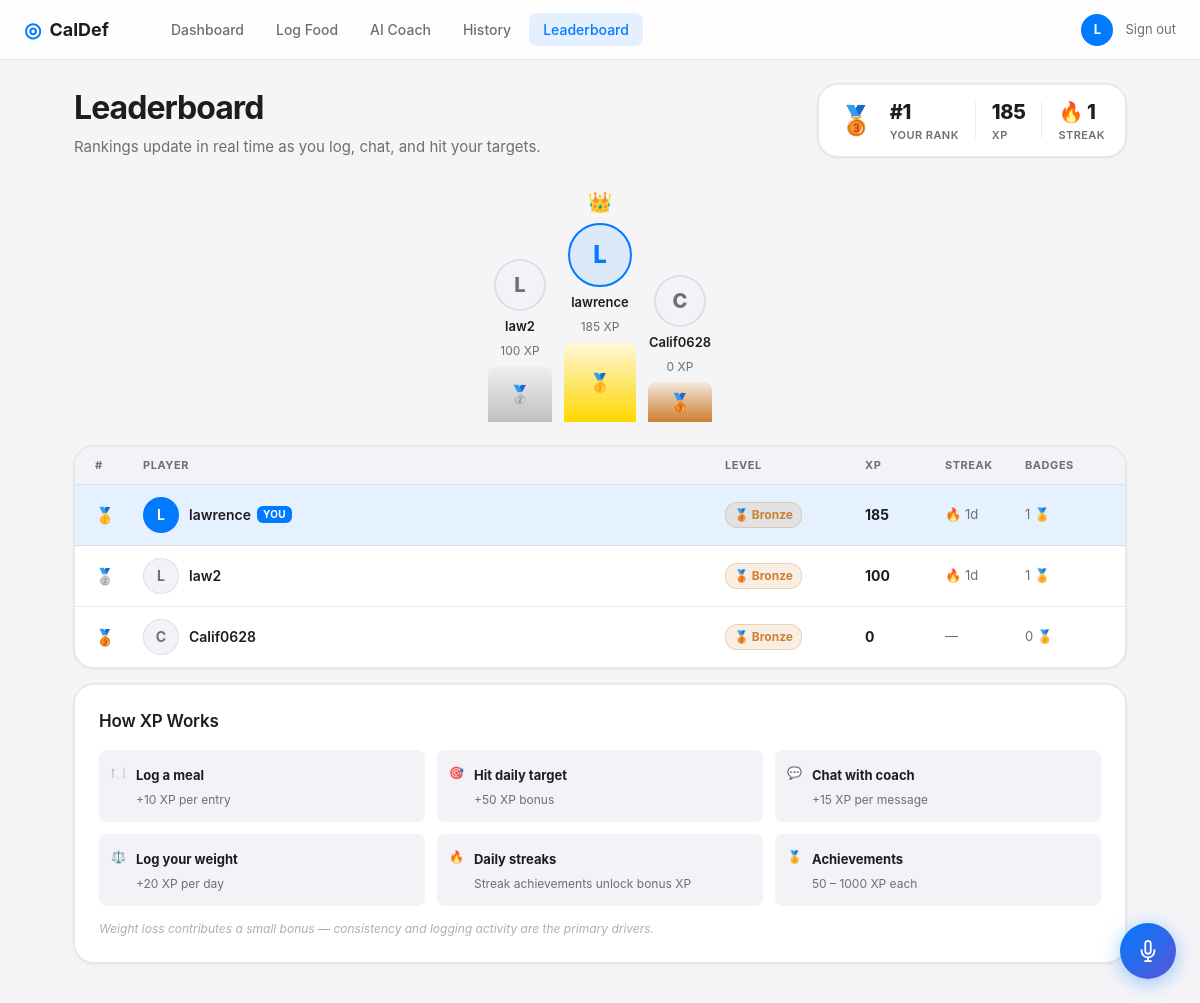
The app's page /leaderboard (signed in), older data.
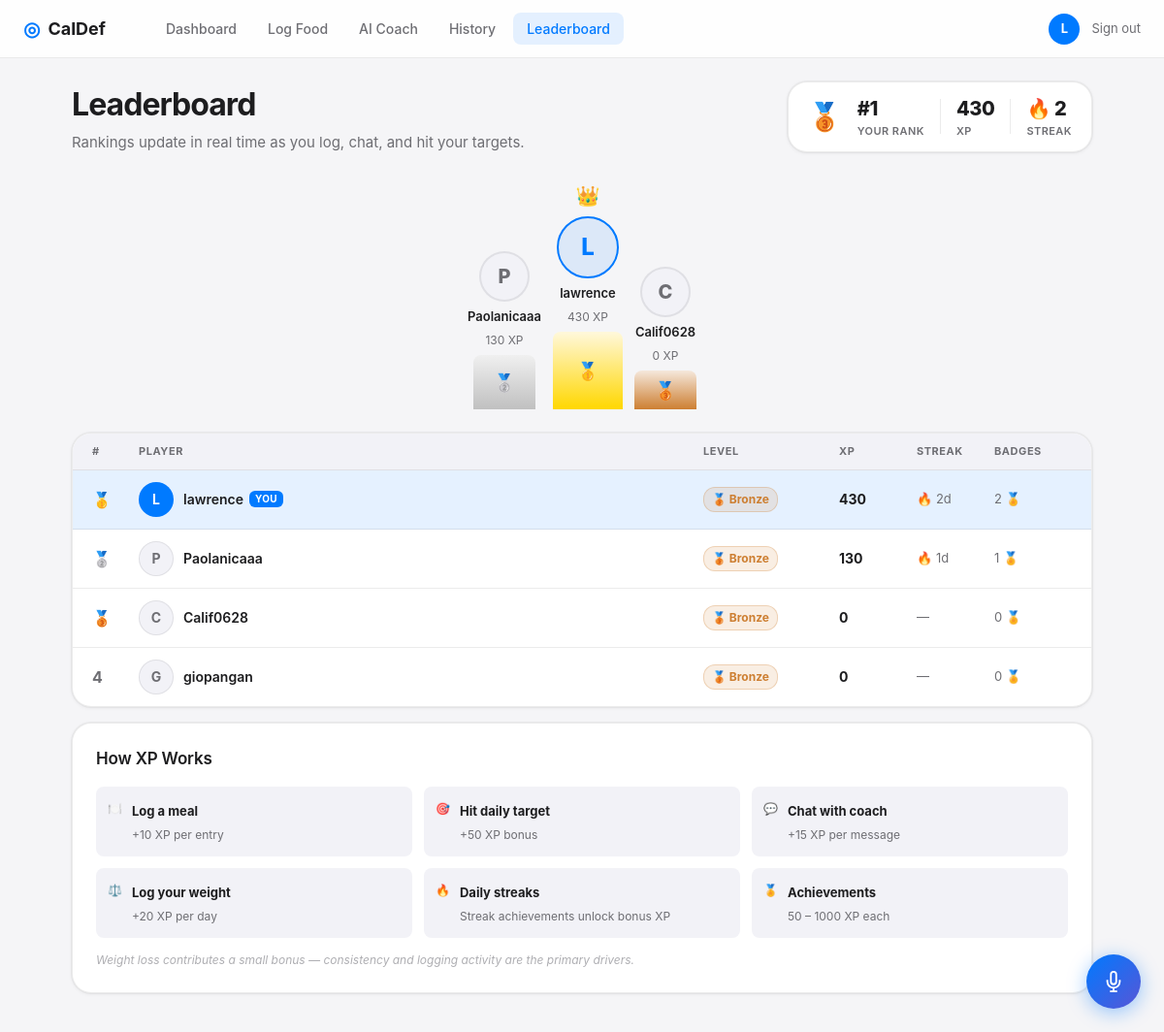
The same page, newer data.
### tables this page shows
CREATE TABLE users (
                id INTEGER PRIMARY KEY AUTOINCREMENT,
                username TEXT UNIQUE NOT NULL,
                email TEXT UNIQUE NOT NULL,
                password_hash TEXT NOT NULL,
                created_at TIMESTAMP DEFAULT CURRENT_TIMESTAMP
            );

CREATE TABLE user_points (
                id INTEGER PRIMARY KEY AUTOINCREMENT,
                user_id INTEGER UNIQUE NOT NULL,
                total_points INTEGER DEFAULT 0,
                current_streak INTEGER DEFAULT 0,
                longest_streak INTEGER DEFAULT 0,
                last_activity_date TEXT,
                FOREIGN KEY (user_id) REFERENCES users(id)
            );

### app.py (the view)
@app.route("/leaderboard")
@login_required
def leaderboard():
    board = get_leaderboard()
    my_stats = get_user_stats(session["user_id"])
    return render_template("leaderboard.html", board=board,
                           my_id=session["user_id"], my_stats=my_stats)

### app.py (called while the page is built)
@app.context_processor
def inject_now():
    return {"now": datetime.now}

def login_required(f):
    @wraps(f)
    def decorated(*args, **kwargs):
        if "user_id" not in session:
            return redirect(url_for("landing"))
        return f(*args, **kwargs)
    return decorated

### database.py (called while the page is built)
@contextmanager
def get_db():
    conn = sqlite3.connect(DATABASE)
    conn.row_factory = sqlite3.Row
    try:
        yield conn
        conn.commit()
    except Exception:
        conn.rollback()
        raise
    finally:
        conn.close()

### gamification.py (called while the page is built)
def get_level(points: int) -> dict:
    level = LEVELS[0]
    for entry in LEVELS:
        if points >= entry[0]:
            level = entry
    next_threshold = None
    for entry in LEVELS:
        if points < entry[0]:
            next_threshold = entry[0]
            break
    return {
        "name": level[1], "color": level[2], "icon": level[3],
        "next": next_threshold,
        "progress": _level_progress(points, level[0], next_threshold),
    }

def _level_progress(pts, current_min, next_min):
    if next_min is None:
        return 100
    span = next_min - current_min
    earned = pts - current_min
    return min(100, round(earned / span * 100)) if span else 100

def _ensure_row(user_id: int):
    with get_db() as db:
        db.execute("INSERT OR IGNORE INTO user_points (user_id) VALUES (?)", (user_id,))

def get_leaderboard(limit: int = 50) -> list:
    with get_db() as db:
        rows = db.execute(
            """SELECT u.id, u.username,
                      COALESCE(up.total_points, 0)   AS total_points,
                      COALESCE(up.current_streak, 0) AS current_streak,
                      COALESCE(up.longest_streak, 0) AS longest_streak,
                      (SELECT COUNT(*) FROM achievements a WHERE a.user_id = u.id) AS achievement_count
               FROM users u
               LEFT JOIN user_points up ON up.user_id = u.id
               ORDER BY total_points DESC, current_streak DESC
               LIMIT ?""",
            (limit,),
        ).fetchall()
    result = []
    for i, row in enumerate(rows):
        d = dict(row)
        d["rank"] = i + 1
        d["level"] = get_level(d["total_points"])
        result.append(d)
    return result

### templates/leaderboard.html (shortened to what this page needs)
{% extends "base.html" %}
{% block content %}
<div class="page-container">
  <div class="page-header">
    <div>
      <h1 class="page-title">Leaderboard</h1>
      <p class="page-subtitle">Rankings update in real time as you log, chat, and hit your targets.</p>
    </div>
    <div class="my-rank-pill">
      <span class="my-rank-icon">{{ my_stats.level.icon }}</span>
      <div>
        <div class="my-rank-num">#{{ my_stats.rank }}</div>
        <div class="my-rank-label">Your Rank</div>
      </div>
      <div>
        <div class="my-rank-num">{{ my_stats.total_points | int }}</div>
        <div class="my-rank-label">XP</div>
      </div>
      <div>
        <div class="my-rank-num">🔥 {{ my_stats.current_streak }}</div>
        <div class="my-rank-label">Streak</div>
      </div>
    </div>
  </div>
  {% if board|length >= 3 %}
  <div class="podium">
    <div class="podium-place podium-2">
      <div class="podium-avatar {% if board[1].id == my_id %}podium-me{% endif %}">
        {{ board[1].username[0].upper() }}
      </div>
      <div class="podium-name">{{ board[1].username }}</div>
      <div class="podium-pts">{{ board[1].total_points | int }} XP</div>
      <div class="podium-block podium-block-2">🥈</div>
    </div>
    <div class="podium-place podium-1">
      <div class="podium-crown">👑</div>
      <div class="podium-avatar podium-avatar-1 {% if board[0].id == my_id %}podium-me{% endif %}">
        {{ board[0].username[0].upper() }}
      </div>
      <div class="podium-name">{{ board[0].username }}</div>
      <div class="podium-pts">{{ board[0].total_points | int }} XP</div>
      <div class="podium-block podium-block-1">🥇</div>
    </div>
    <div class="podium-place podium-3">
      <div class="podium-avatar {% if board[2].id == my_id %}podium-me{% endif %}">
        {{ board[2].username[0].upper() }}
      </div>
      <div class="podium-name">{{ board[2].username }}</div>
      <div class="podium-pts">{{ board[2].total_points | int }} XP</div>
      <div class="podium-block podium-block-3">🥉</div>
    </div>
  </div>
  {% endif %}
  <div class="card lb-card">
    <div class="lb-thead">
      <span>#</span>
      <span>Player</span>
      <span>Level</span>
      <span>XP</span>
      <span>Streak</span>
      <span>Badges</span>
    </div>
    {% for player in board %}
    <div class="lb-row {% if player.id == my_id %}lb-row-me{% endif %} {% if player.rank <= 3 %}lb-row-top{% endif %}">
      <span class="lb-rank">
        {% if player.rank == 1 %}🥇
        {% elif player.rank == 2 %}🥈
        {% elif player.rank == 3 %}🥉
        {% else %}{{ player.rank }}{% endif %}
      </span>
      <span class="lb-user">
        <div class="lb-avatar {% if player.id == my_id %}lb-avatar-me{% endif %}">
          {{ player.username[0].upper() }}
        </div>
        <span class="lb-username">
          {{ player.username }}
          {% if player.id == my_id %}<span class="lb-you">You</span>{% endif %}
        </span>
      </span>
      <span>
        <span class="level-badge" style="background: {{ player.level.color }}22; color: {{ player.level.color }}; border: 1px solid {{ player.level.color }}44;">
          {{ player.level.icon }} {{ player.level.name }}
        </span>
      </span>
      <span class="lb-xp">{{ player.total_points | int }}</span>
      <span class="lb-streak">
        {% if player.current_streak > 0 %}
          🔥 {{ player.current_streak }}d
        {% else %}—{% endif %}
      </span>
      <span class="lb-badges">{{ player.achievement_count }} 🏅</span>
    </div>
    {% else %}
    <div class="empty-state">
      <div class="empty-icon">🏆</div>
      <p>No players yet — be the first!</p>
    </div>
    {% endfor %}
  </div>
  <div class="card scoring-guide">
    <h3 class="card-title">How XP Works</h3>
    <div class="scoring-grid">
      <div class="score-item"><span class="score-icon">🍽️</span><div><b>Log a meal</b><br><span>+10 XP per entry</span></div></div>
      <div class="score-item"><span class="score-icon">🎯</span><div><b>Hit daily target</b><br><span>+50 XP bonus</span></div></div>
      <div class="score-item"><span class="score-icon">💬</span><div><b>Chat with coach</b><br><span>+15 XP per message</span></div></div>
      <div class="score-item"><span class="score-icon">⚖️</span><div><b>Log your weight</b><br><span>+20 XP per day</span></div></div>
      <div class="score-item"><span class="score-icon">🔥</span><div><b>Daily streaks</b><br><span>Streak achievements unlock bonus XP</span></div></div>
      <div class="score-item"><span class="score-icon">🏅</span><div><b>Achievements</b><br><span>50 – 1000 XP each</span></div></div>
    </div>
    <p class="scoring-note">Weight loss contributes a small bonus — consistency and logging activity are the primary drivers.</p>
  </div>
</div>
{% endblock %}

### templates/base.html (shortened to what this page needs)
<!DOCTYPE html>
<html lang="en">
<head>
  <link rel="stylesheet" href="{{ url_for('static', filename='css/style.css') }}" />
</head>
<body>
{% if session.user_id %}
<nav class="navbar">
  <div class="navbar-inner">
    <a href="{{ url_for('dashboard') }}" class="nav-brand">
      <span class="nav-logo">◎</span>
      <span class="nav-title">CalDef</span>
    </a>
    <div class="nav-links">
      <a href="{{ url_for('dashboard') }}" class="nav-link {% if request.endpoint == 'dashboard' %}active{% endif %}">
        Dashboard
      </a>
      <a href="{{ url_for('log_food') }}" class="nav-link {% if request.endpoint == 'log_food' %}active{% endif %}">
        Log Food
      </a>
      <a href="{{ url_for('chat') }}" class="nav-link {% if request.endpoint == 'chat' %}active{% endif %}">
        AI Coach
      </a>
      <a href="{{ url_for('history') }}" class="nav-link {% if request.endpoint == 'history' %}active{% endif %}">
        History
      </a>
      <a href="{{ url_for('leaderboard') }}" class="nav-link {% if request.endpoint == 'leaderboard' %}active{% endif %}">
        Leaderboard
      </a>
    </div>
    <div class="nav-user">
      <a href="{{ url_for('profile') }}" class="nav-avatar" title="Profile">
        {{ session.username[0].upper() }}
      </a>
      <a href="{{ url_for('logout') }}" class="nav-logout">Sign out</a>
    </div>
  </div>
</nav>
{% endif %}
<main class="{% if session.user_id %}main-authenticated{% else %}main-auth{% endif %}">
  {% block content %}{% endblock %}
</main>
{% if session.user_id %}
<button class="voice-fab" id="voice-fab" onclick="Voice.start()" title="Voice command (add / edit / delete food)">
  <svg viewBox="0 0 24 24" fill="none" stroke="currentColor" stroke-width="2">
    <path d="M12 1a3 3 0 0 0-3 3v8a3 3 0 0 0 6 0V4a3 3 0 0 0-3-3z"/>
    <path d="M19 10v2a7 7 0 0 1-14 0v-2"/>
    <line x1="12" y1="19" x2="12" y2="23"/>
    <line x1="8"  y1="23" x2="16" y2="23"/>
  </svg>
</button>
{% endif %}
</body>
</html>

Row changes from the older to the newer data that the page shows:
now on this page (row edited): user_points: total_points "430", current_streak "2"
changed users: username "L" → "P"; username "law2" → "Paolanicaaa"; total_points "100" → "130"
computed for users "lawrence": total_points "185" → "430"; current_streak "1" → "2"; achievement_count "1" → "2"
added users: rank "4", username "G", username "giopangan", level.icon "🥉", level.name "Bronze", total_points "0", achievement_count "0"
Text that changed along with them:
{{ board[1].total_points | int }}: "100" → "130"
{{ board[0].total_points | int }}: "185" → "430"
{{ my_stats.total_points | int }}: "185" → (not shown)
{{ my_stats.current_streak }}: "1" → (not shown)
